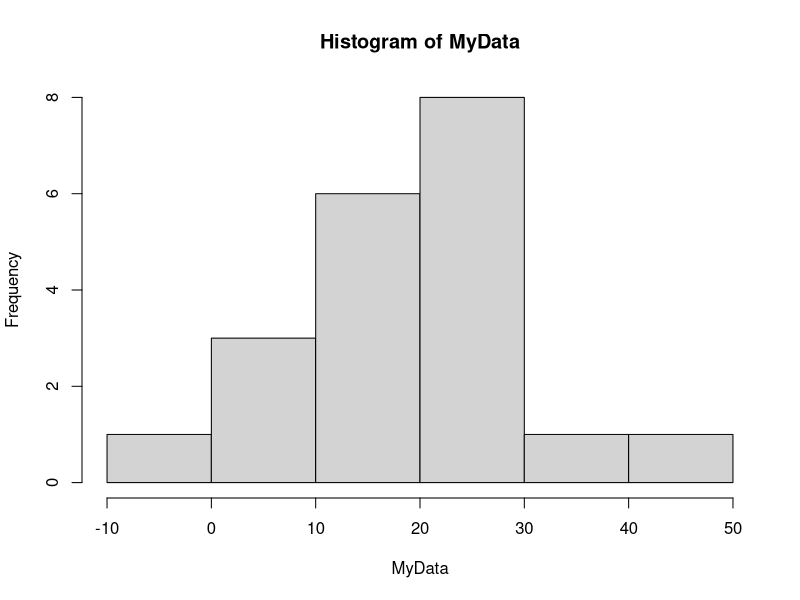
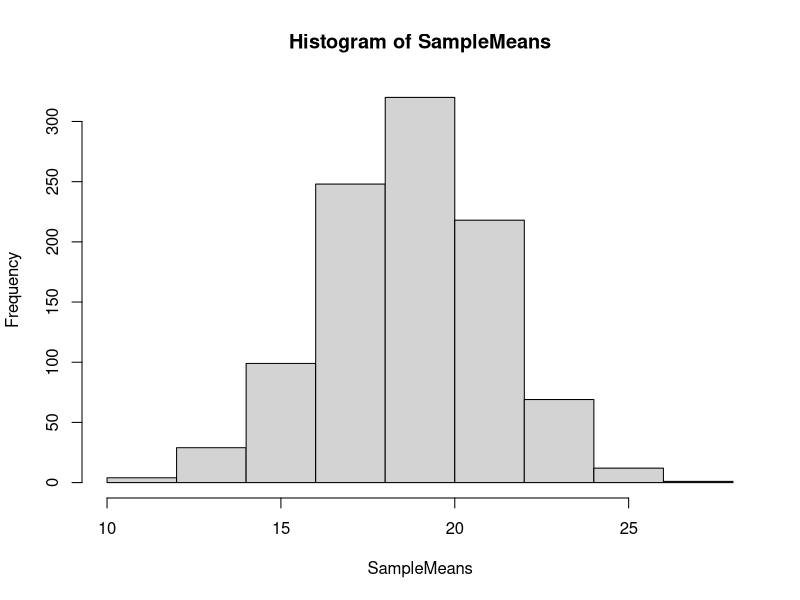
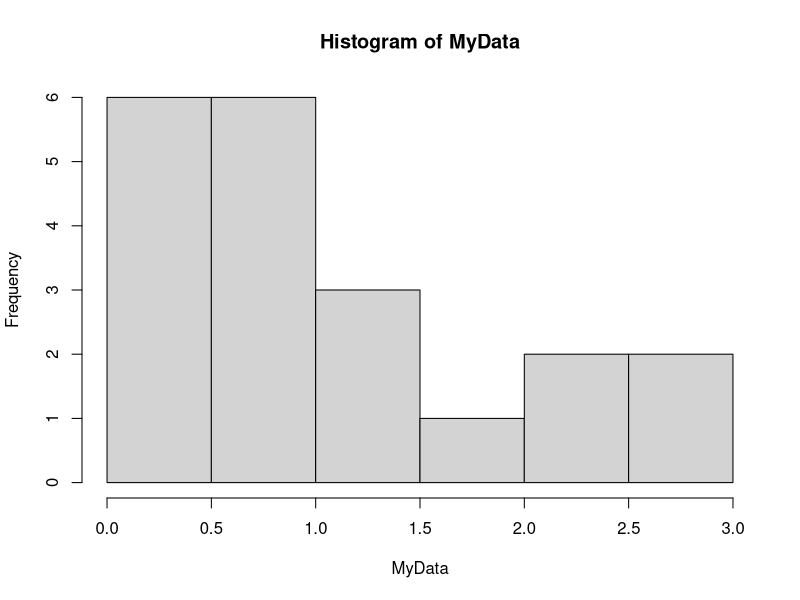
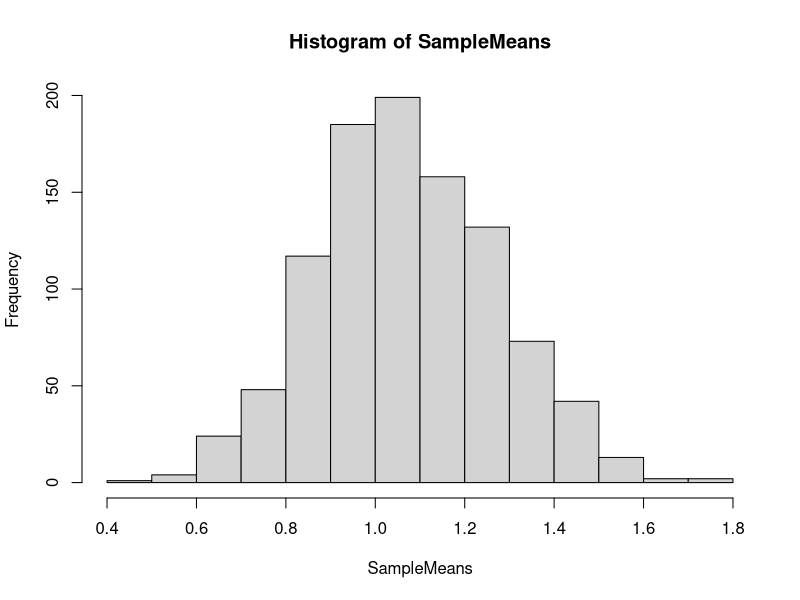

Source code (R) for these figures, in order:
#define a set of data that we are going to bootstrap from
#I'm going to make it 100 observations, with a mean of 20, and standard deviation of 3

MyData<-rnorm(20,20,10)

hist(MyData)
MeanMyData<-mean(MyData)
StdErrorMyData<-sd(MyData)/sqrt(length(MyData))
SampleVarianceMyData<-var(MyData)
sd(MyData)

#r is the repititions we will run
r<-1000

#s is the size of the sample we will take
s<-length(MyData)

#i is a counter for the loop
i<-1

#place to store the means
SampleMeans<-c()

#loop to repetitively take a sample
while(i<=r)
  {
SampleMyData<-sample(MyData,size = s,replace=TRUE)

#append SampleMyData to all of the SampleMeans
SampleMeans<-c(SampleMeans, mean(SampleMyData))

i<-i+1
}

hist(SampleMeans)
#define a set of data that we are going to bootstrap from
#I'm going to make it 100 observations, with a mean of 20, and standard deviation of 3

#Below I'm changing to exponential distribution

MyData<-rexp(20)

hist(MyData)
MeanMyData<-mean(MyData)
StdErrorMyData<-sd(MyData)/sqrt(length(MyData))
SampleVarianceMyData<-var(MyData)
sd(MyData)

#r is the repititions we will run
r<-1000

#s is the size of the sample we will take
s<-length(MyData)

#i is a counter for the loop
i<-1

#place to store the means
SampleMeans<-c()

#loop to repetitively take a sample
while(i<=r)
{
  SampleMyData<-sample(MyData,size = s,replace=TRUE)
  
  #append SampleMyData to all of the SampleMeans
  SampleMeans<-c(SampleMeans, mean(SampleMyData))
  
  i<-i+1
}

hist(SampleMeans)
